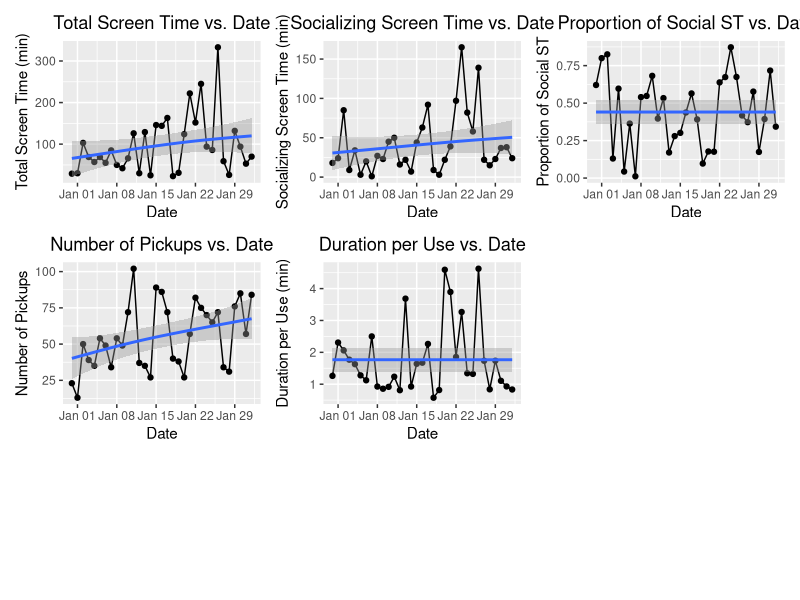
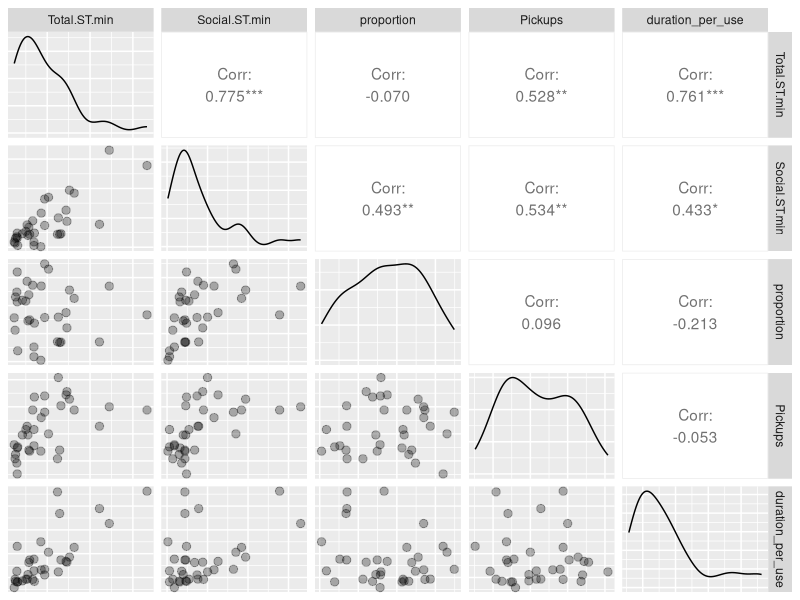
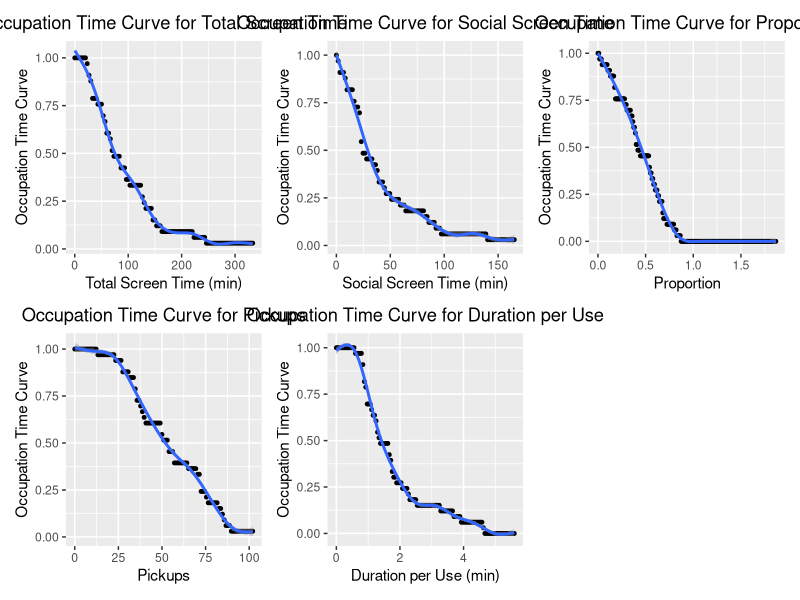
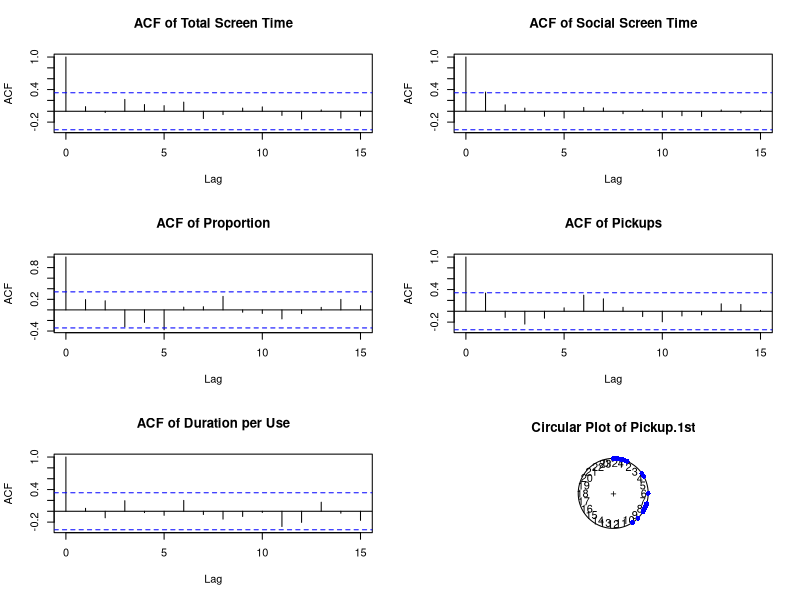
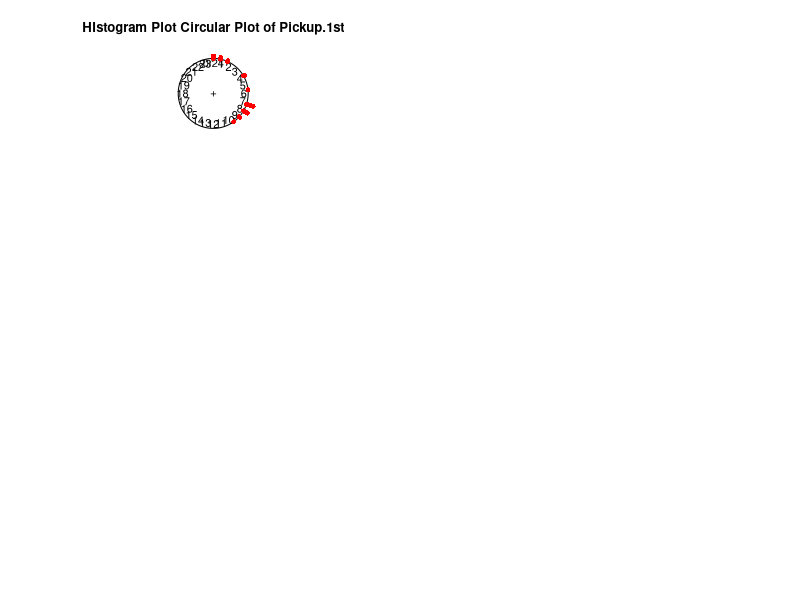

Generate these figures, in order, with R:
## ---- chunk 1
knitr::opts_chunk$set(echo = TRUE)
## ---- chunk 2

library(tidyverse)
library(ggplot2)
library(patchwork)
library(knitr)
library(kableExtra)
Sys.setlocale("LC_TIME", "en_US.UTF-8")

data <- read.csv("BulunTe_IphoneMonitor.csv", header = TRUE)

data = data %>% mutate(proportion = Social.ST.min/Total.ST.min,
                       duration_per_use = Total.ST.min/Pickups)

data$Date = as.Date(data$Date,format="%m/%d/%Y")

data$weekday = (weekdays(data$Date)  %in% c( "Monday", "Tuesday", "Wednesday", "Thursday", "Friday")) %>% as.numeric() 

data$semester = (data$Date > date("0024-01-09")) %>% as.numeric()

data$semester_weekday = data$semester * data$weekday

## ---- chunk 3

# drawing the time series picture of total screen time, Social.ST.min, proportion, Pickups and duration_per_use

g1 = ggplot(data, aes(x = Date, y = Total.ST.min)) + 
  geom_line() + 
  geom_point() + 
  geom_smooth(method = "gam", se = TRUE) + 
  labs(title = "Total Screen Time vs. Date", x = "Date", y = "Total Screen Time (min)") + theme(plot.title = element_text(hjust = 0.5))


g2 = ggplot(data, aes(x = Date, y = Social.ST.min)) +
  geom_line() + 
  geom_point() + 
  geom_smooth(method = "gam", se = TRUE) + 
  labs(title = "Socializing Screen Time vs. Date", x = "Date", y = "Socializing Screen Time (min)") + theme(plot.title = element_text(hjust = 0.5))

g3 = ggplot(data, aes(x = Date, y = proportion)) +
  geom_line() + 
  geom_point() + 
  geom_smooth(method = "gam", se = TRUE) + 
  labs(title = "Proportion of Social ST vs. Date", x = "Date", y = "Proportion of Social ST") + theme(plot.title = element_text(hjust = 0.5))

g4 = ggplot(data, aes(x = Date, y = Pickups)) +
  geom_line() + 
  geom_point() + 
  geom_smooth(method = "gam", se = TRUE) + 
  labs(title = "Number of Pickups vs. Date", x = "Date", y = "Number of Pickups") + theme(plot.title = element_text(hjust = 0.5))

g5 = ggplot(data, aes(x = Date, y = duration_per_use)) +
  geom_line() + 
  geom_point() + 
  geom_smooth(method = "gam", se = TRUE) + 
  labs(title = "Duration per Use vs. Date", x = "Date", y = "Duration per Use (min)") + theme(plot.title = element_text(hjust = 0.5))

g1 + g2 + g3 + g4 + g5 + plot_layout(ncol = 3,heights = c(1,1,1))

## ---- chunk 4

# making pairwise plot of five vairables

library(GGally)

data_temp = data %>% select(Total.ST.min, Social.ST.min, proportion, Pickups, duration_per_use)

ggpairs(data_temp, lower = list(continuous = wrap("points", alpha = 0.3, size = 2.5)), axisLabels = "none")

## ---- chunk 5

# making occupation time curve for five time variables

# Total Screen Time
c = seq(0,max(data$Total.ST.min)+1,max(data$Total.ST.min)/100)
st = sapply(c,function(x){return(sum(data$Total.ST.min >= x))})/length(data$Total.ST.min)
temp=data.frame(c,st)

g1 = ggplot(temp, aes(x = c, y=st)) + 
  geom_point(size = 1 )+
  geom_smooth(method = "gam", se = FALSE)+
  labs(title = "Occupation Time Curve for Total Screen Time", x = "Total Screen Time (min)", y = "Occupation Time Curve") + theme(plot.title = element_text(hjust = 0.5))



# Total social screen time

c = seq(0,max(data$Social.ST.min)+1,max(data$Social.ST.min)/100)
st = sapply(c,function(x){return(sum(data$Social.ST.min >= x))})/length(data$Social.ST.min)
temp=data.frame(c,st)

g2 = ggplot(temp, aes(x = c, y=st)) + 
  geom_point(size = 1)+
  geom_smooth(method = "gam", se = TRUE)+
  labs(title = "Occupation Time Curve for Social Screen Time", x = "Social Screen Time (min)", y = "Occupation Time Curve") + theme(plot.title = element_text(hjust = 0.5))

# Proportion

c = seq(0,max(data$proportion)+1,max(data$proportion)/100)
st = sapply(c,function(x){return(sum(data$proportion >= x))})/length(data$proportion)
temp=data.frame(c,st)

g3 = ggplot(temp, aes(x = c, y=st)) + 
  geom_point(size = 1)+
  geom_smooth(method = "gam", se = TRUE)+
  labs(title = "Occupation Time Curve for Proportion", x = "Proportion", y = "Occupation Time Curve") + theme(plot.title = element_text(hjust = 0.5))

# Pickups

c = seq(0,max(data$Pickups)+1,max(data$Pickups)/100)
st = sapply(c,function(x){return(sum(data$Pickups >= x))})/length(data$Pickups)
temp=data.frame(c,st)

g4 = ggplot(temp, aes(x = c, y=st)) + 
  geom_point(size = 1)+
  geom_smooth(method = "gam", se = TRUE)+
  labs(title = "Occupation Time Curve for Pickups", x = "Pickups", y = "Occupation Time Curve") + theme(plot.title = element_text(hjust = 0.5))


# Duration per use

c = seq(0,max(data$duration_per_use)+1,max(data$duration_per_use)/100)
st = sapply(c,function(x){return(sum(data$duration_per_use >= x))})/length(data$duration_per_use)
temp=data.frame(c,st)

g5 = ggplot(temp, aes(x = c, y=st)) + 
  geom_point(size = 1)+
  geom_smooth(method = "gam", se = TRUE)+
  labs(title = "Occupation Time Curve for Duration per Use", x = "Duration per Use (min)", y = "Occupation Time Curve") + theme(plot.title = element_text(hjust = 0.5))

g1+g2+g3+g4+g5+plot_layout(ncol = 3)


## ---- chunk 6

# Calculating ACF using acf() for five time series

par(mfrow=c(3,2))
acf(data$Total.ST.min, main = "ACF of Total Screen Time")
acf(data$Social.ST.min, main = "ACF of Social Screen Time")
acf(data$proportion, main = "ACF of Proportion")
acf(data$Pickups, main = "ACF of Pickups")
acf(data$duration_per_use, main = "ACF of Duration per Use")

# Seizinig acf values and using kable to display for five variables

acf_total = (acf(data$Total.ST.min, plot = FALSE)$acf[1:10]) %>% round(.,4)
acf_social = (acf(data$Social.ST.min, plot = FALSE)$acf[1:10]) %>% round(.,4)
acf_proportion = (acf(data$proportion, plot = FALSE)$acf[1:10]) %>% round(.,4)
acf_pickups = (acf(data$Pickups, plot = FALSE)$acf[1:10]) %>% round(.,4)
acf_duration = (acf(data$duration_per_use, plot = FALSE)$acf[1:10]) %>% round(.,4)

acf_table = data.frame(lag=0:9,acf_total,acf_social,acf_proportion,acf_pickups,acf_duration)


kable(acf_table, caption = "ACF values for five variables", format = "latex", booktabs = TRUE) %>%
  kable_styling(latex_options = c("striped", "hold_position"))


## ---- chunk 7
library("circular")
## ---- chunk 8

temp = data$Pickup.1st %>% as.POSIXct(,format="%H:%M")

data$Pickup.1st.angular = (hour(temp)*60+minute(temp))/(24*60)*360

circle_pickup_1st = circular(data$Pickup.1st.angular, units = "degrees", template = "clock24") %>% plot(,col="blue", main = "Circular Plot of Pickup.1st")

circle_pickup_1st




## ---- chunk 9

circular(data$Pickup.1st.angular, units = "degrees", template = "clock24") %>% 
  plot(.,
     stack=TRUE, 
     bins=30,
     col="red", 
     main = "HIstogram Plot Circular Plot of Pickup.1st")

# fisrt.pickup.den =circular(data$Pickup.1st.angular, units = "degrees", template = "clock24") %>%  density(, bw = 40)
# 
# fisrt.pickup.den$y = fisrt.pickup.den$y/5.5
# 
# max_density <- max(fisrt.pickup.den$y)

# width <- 10
# height <- 20
# res <- 300  # Resolution in pixels per inch
# 
# # Open a graphics device
# png("density_plot.png", width = width*res, height = height*res, res = res)
# 
# par(mar=c(5,4,4,2) + 0.1)

# plot(fisrt.pickup.den, 
#      main = "Density Plot of Pickup.1st", 
#      xlab = "Pickup.1st", 
#      ylab = "Density",
#      col="red",
#      ylim = c(0, max_density * 1.5))
# 
# dev.off()


## ---- chunk 10

possion_model_offset = glm(Pickups~offset(log(Total.ST.min)),data=data,family=poisson(link="log"))

summary(possion_model_offset)

## ---- chunk 11

glm_loglink_offset = glm(Pickups~ weekday+semester+offset(log(Total.ST.min)),data=data,family=poisson(link="log"))

summary(glm_loglink_offset)

## ---- chunk 12


mle_estimate = mle.vonmises(data$Pickup.1st.angular, bias = TRUE)

mle_estimate

## ---- chunk 13

mu = mle_estimate$mu

kappa = mle_estimate$kappa

# The proabbility that first pickup time is later than 8:30 am
# calculating with pvonmises function as follow:

1-pvonmises(8.5, mu, kappa)
